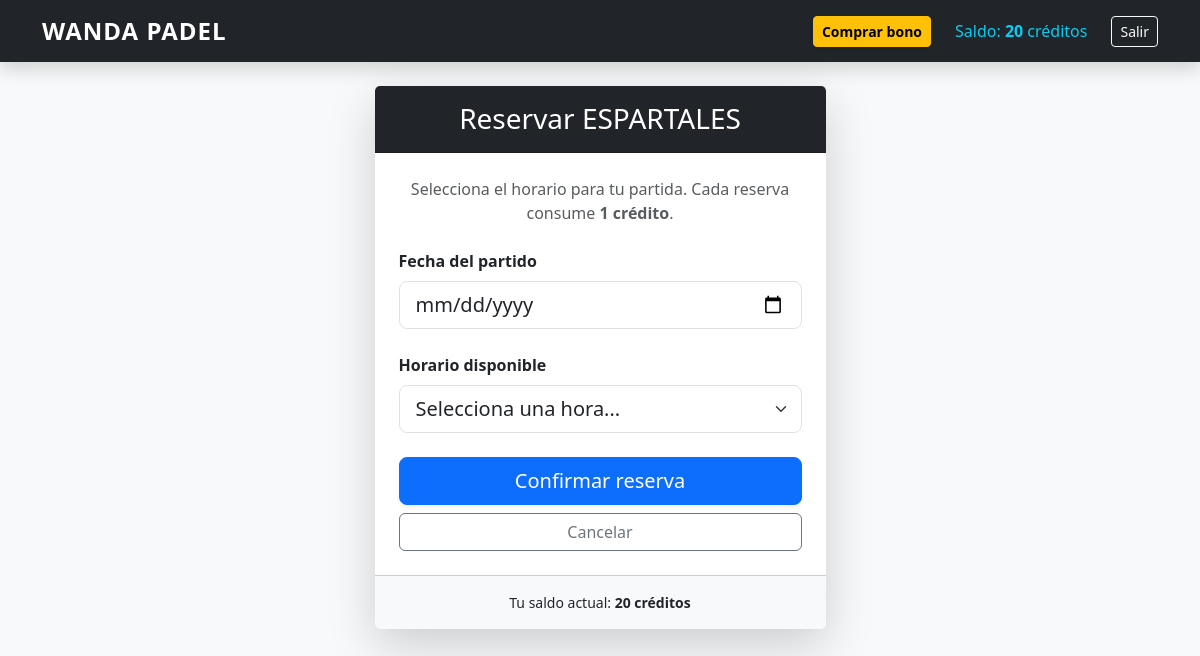
Page /reservar/1/ (signed in) on the earlier database version.
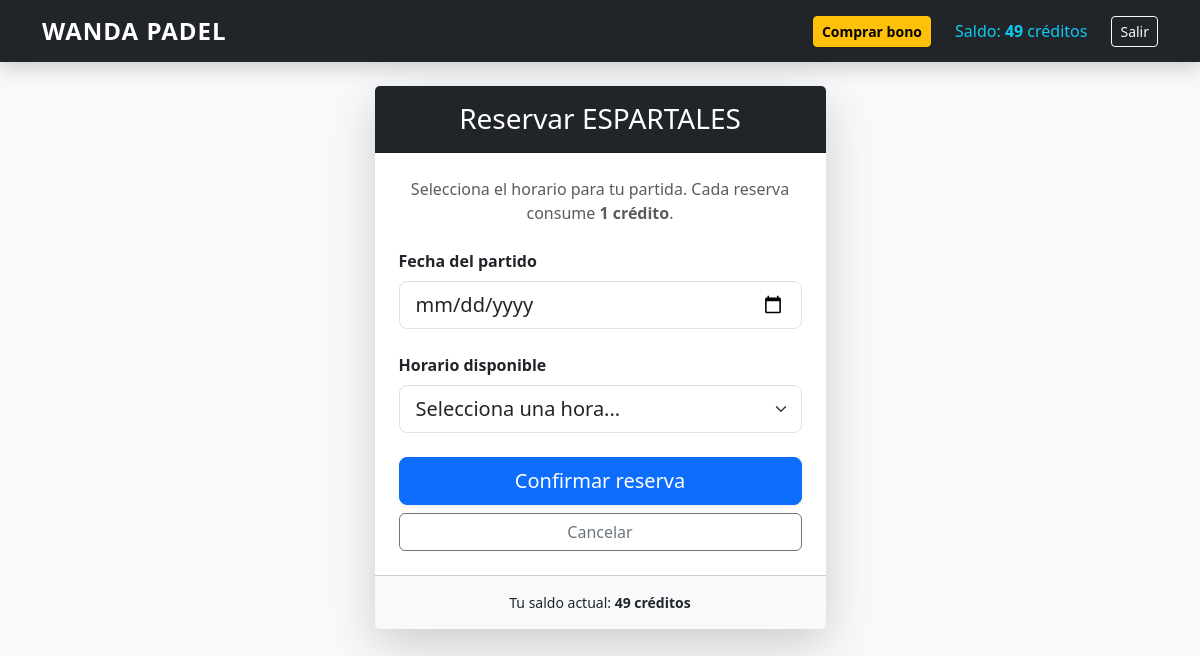
Same page on the later database version.
### reservas/models.py (models this page shows)
class Usuario(AbstractUser):
    creditos = models.PositiveIntegerField(default=0)

### reservas/views.py (the view, shortened to what this page needs)
# urls.py: path('reservar/<int:pista_id>/', views.reservar_pista, name='reservar_pista'),
@login_required
def reservar_pista(request, pista_id):
    pista = get_object_or_404(Pista, id=pista_id)
    return render(request, 'reservas/reservar_pista.html', {'pista': pista})

### reservas/templates/reservas/reservar_pista.html (shortened to what this page needs)
{% extends 'reservas/base.html' %}
{% block content %}
<div class="row justify-content-center">
    <div class="col-md-6 col-lg-5">
        <div class="card shadow-lg border-0 rounded-3">
            <div class="card-header bg-dark text-white text-center py-3">
                <h3 class="mb-0">Reservar {{ pista.nombre }}</h3>
            </div>
            <div class="card-body p-4">
                <p class="text-muted text-center mb-4">Selecciona el horario para tu partida. Cada reserva consume <strong>1 crédito</strong>.</p>
                <form method="post">
                    <div class="mb-4">
                        <label for="fecha" class="form-label fw-bold">Fecha del partido</label>
                        <input type="date" name="fecha" id="fecha" class="form-control form-control-lg" required>
                    </div>
                    <div class="mb-4">
                        <label for="bloque" class="form-label fw-bold">Horario disponible</label>
                        <select name="bloque" id="bloque" class="form-select form-select-lg" required>
                            <option value="" selected disabled>Selecciona una hora...</option>
                        </select>
                    </div>
                    <div class="d-grid gap-2">
                        <button type="submit" class="btn btn-primary btn-lg shadow-sm">Confirmar reserva</button>
                        <a href="{% url 'home' %}" class="btn btn-outline-secondary">Cancelar</a>
                    </div>
                </form>
            </div>
            <div class="card-footer text-center bg-light small py-3">
                Tu saldo actual: <strong>{{ user.creditos }} créditos</strong>
            </div>
        </div>
    </div>
</div>
{% endblock %}

### reservas/templates/reservas/base.html (shortened to what this page needs)
<!DOCTYPE html>
<html lang="es">
<head>
    <link href="https://cdn.jsdelivr.net/npm/bootstrap@5.3.0/dist/css/bootstrap.min.css" rel="stylesheet">
</head>
<body class="bg-light">
    <nav class="navbar navbar-expand-lg navbar-dark bg-dark mb-4 shadow">
        <div class="container">
            <a class="navbar-brand fw-bold" href="{% url 'home' %}">WANDA PADEL</a>
            <div class="collapse navbar-collapse" id="navbarNav">
                <div class="navbar-nav ms-auto align-items-center">
                    {% if user.is_authenticated %}
                        <a class="btn btn-warning btn-sm me-3 fw-bold shadow-sm" href="{% url 'comprar_bono' %}">
                            Comprar bono
                        </a>
                        <span class="nav-link text-info me-3">
                            Saldo: <strong>{{ user.creditos }}</strong> créditos
                        </span>
                        <form action="{% url 'logout' %}" method="post" class="d-inline">
                            <button type="submit" class="btn btn-outline-light btn-sm">Salir</button>
                        </form>
                    {% else %}
                        <a class="nav-link me-2" href="{% url 'login' %}">Entrar</a>
                        <a class="btn btn-primary btn-sm text-white px-3 shadow-sm" href="{% url 'registro' %}">Registro</a>
                    {% endif %}
                </div>
            </div>
        </div>
    </nav>
    <div class="container">
        {% block content %}
        {% endblock %}
    </div>
</body>
</html>

Differences in the rows shown:
changed Usuario: creditos "20" → "49"
